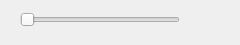
<?xml version="1.0" encoding="UTF-8"?>
<ui version="4.0">
 <class>SliderDialog</class>
 <widget class="QDialog" name="SliderDialog">
  <property name="geometry">
   <rect>
    <x>0</x>
    <y>0</y>
    <width>240</width>
    <height>45</height>
   </rect>
  </property>
  <property name="windowTitle">
   <string>Slider</string>
  </property>
  <widget class="QSlider" name="horizontalSlider">
   <property name="geometry">
    <rect>
     <x>20</x>
     <y>10</y>
     <width>160</width>
     <height>19</height>
    </rect>
   </property>
   <property name="orientation">
    <enum>Qt::Horizontal</enum>
   </property>
  </widget>
 </widget>
 <resources/>
 <connections/>
</ui>
